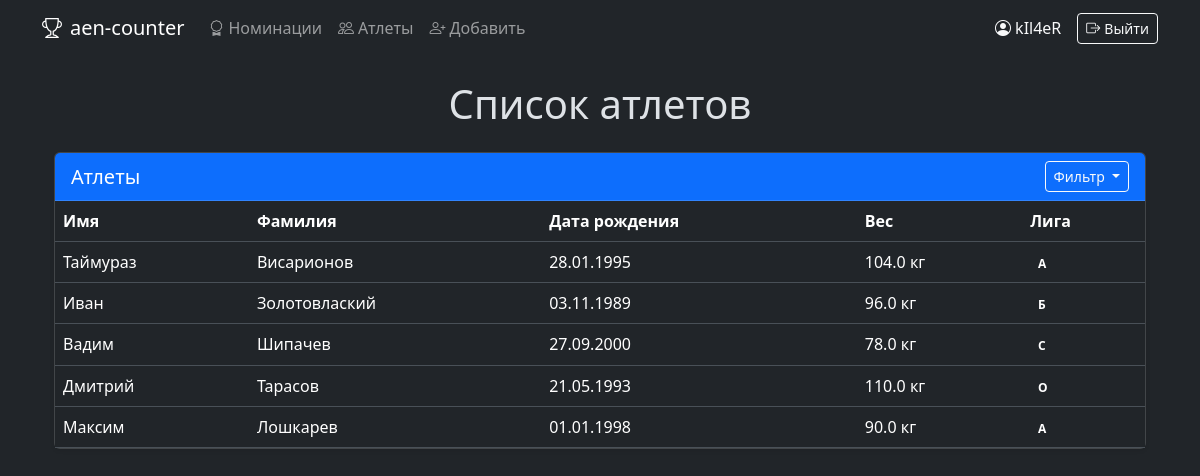
The page /athlets (signed in) on the database its author committed.
### data/users.py (models this page shows, shortened)
class User(SqlAlchemyBase, UserMixin):
    __tablename__ = 'users'
    id = sa.Column(sa.Integer, primary_key=True, autoincrement=True)
    username = sa.Column(sa.String, nullable=False, unique=True)
    hashed_password = sa.Column(sa.String, nullable=False)

### data/athletes.py (models this page shows)
class Athlete(SqlAlchemyBase):
    __tablename__ = 'athletes'
    id = sa.Column(sa.Integer, primary_key=True, autoincrement=True)
    name = sa.Column(sa.String, nullable=False)
    surname = sa.Column(sa.String, nullable=False)
    birth_date = sa.Column(sa.Date, nullable=False)
    weight = sa.Column(sa.Float)
    league = sa.Column(sa.Integer)

### main.py (the view)
@app.route('/athlets')
@login_required
def athlets():
    db_sess = db_session.create_session()
    sort_by = request.args.get('sort')
    sort_order = request.args.get('order')
    query = db_sess.query(Athlete)
    if sort_by == 'surname':
        if sort_order == 'asc':
            query = query.order_by(Athlete.surname.asc())
        else:
            query = query.order_by(Athlete.surname.desc())
    elif sort_by == 'weight':
        if sort_order == 'asc':
            query = query.order_by(Athlete.weight.asc())
        else:
            query = query.order_by(Athlete.weight.desc())
    elif sort_by == 'league':
        if sort_order == 'asc':
            query = query.order_by(Athlete.league.asc())
        else:
            query = query.order_by(Athlete.league.desc())
    athletes = query.all()
    return render_template('list_athlets.html', athletes=athletes, title='Атлеты')

### data/db_session.py (called while the page is built)
def create_session() -> Session:
    global __factory
    return __factory()

### main.py (called while the page is built)
@login_manager.user_loader
def load_user(user_id):
    db_sess = db_session.create_session()
    return db_sess.query(User).get(user_id)

### templates/list_athlets.html (shortened to what this page needs)
{% extends "base.html" %}
{% block content %}
<div class="container mt-4">
    <h1 class="text-center mb-4">Список атлетов</h1>
    <div class="card shadow-sm">
        <div class="card-header bg-primary text-white">
            <div class="d-flex justify-content-between align-items-center">
                <h5 class="mb-0">Атлеты</h5>
                <div class="dropdown">
                    <button class="btn btn-sm btn-outline-light dropdown-toggle" type="button" id="sortDropdown"
                            data-bs-toggle="dropdown" aria-expanded="false">
                        Фильтр
                    </button>
                </div>
            </div>
        </div>
        <div class="table-responsive">
            <table class="table table-hover mb-0">
                <thead class="thead-light">
                    <tr>
                        <th scope="col" class="text-nowrap">Имя</th>
                        <th scope="col" class="text-nowrap">
                            Фамилия
                        </th>
                        <th scope="col" class="text-nowrap">Дата рождения</th>
                        <th scope="col" class="text-nowrap">
                            Вес
                        </th>
                        <th scope="col" class="text-nowrap">
                            Лига
                        </th>
                    </tr>
                </thead>
                <tbody>
                    {% for athlete in athletes %}
                    <tr>
                        <td>{{ athlete.name }}</td>
                        <td>{{ athlete.surname }}</td>
                        <td>{{ athlete.birth_date.strftime('%d.%m.%Y') }}</td>
                        <td>{{ athlete.weight }} кг</td>
                        <td>
                            <span class="badge
                                {% if athlete.league == 0 %}
                                {% elif athlete.league == 1 %}
                                {% elif athlete.league == 2 %}
                                {% elif athlete.league == 3 %}
                                {% endif %}">
                                {% if athlete.league == 0 %}А
                                {% elif athlete.league == 1 %}Б
                                {% elif athlete.league == 2 %}C
                                {% elif athlete.league == 3 %}О
                                {% endif %}
                            </span>
                        </td>
                    </tr>
                    {% endfor %}
                </tbody>
            </table>
        </div>
    </div>
</div>
{% endblock %}

### templates/base.html (shortened to what this page needs)
<!doctype html>
<html lang="ru" data-bs-theme="dark">
<head>
    <link href="https://cdn.jsdelivr.net/npm/bootstrap@5.3.5/dist/css/bootstrap.min.css" rel="stylesheet"
>
    <link rel="stylesheet" href="https://cdn.jsdelivr.net/npm/bootstrap-icons@1.11.1/font/bootstrap-icons.css">
</head>
<body>
<nav class="navbar navbar-expand-lg bg-dark navbar-dark mb-4">
    <div class="container">
        <a class="navbar-brand" href="/">
            <i class="bi bi-trophy me-2"></i>aen-counter
        </a>
        <div class="collapse navbar-collapse" id="navbarSupportedContent">
            <ul class="navbar-nav me-auto mb-2 mb-lg-0">
                <li class="nav-item">
                    <a class="nav-link" href="/nomination">
                        <i class="bi bi-award me-1"></i>Номинации
                    </a>
                </li>
                <li class="nav-item">
                    <a class="nav-link" href="/athlets">
                        <i class="bi bi-people me-1"></i>Атлеты
                    </a>
                </li>
                <li class="nav-item">
                    <a class="nav-link" href="/add_athlete">
                        <i class="bi bi-person-plus me-1"></i>Добавить
                    </a>
                </li>
            </ul>
            <div class="d-flex gap-2 align-items-center">
                {% if current_user.is_authenticated %}
                    <span class="text-light me-2">
                        <i class="bi bi-person-circle me-1"></i>{{ current_user.username }}
                    </span>
                    <a href="/logout" class="btn btn-outline-light btn-sm">
                        <i class="bi bi-box-arrow-right me-1"></i>Выйти
                    </a>
                {% endif %}
            </div>
        </div>
    </div>
</nav>
<div class="container">
    {% block content %}{% endblock %}
</div>
</body>
</html>

### rows shown on the page
User: username "kIl4eR"
Athlete: name "Таймураз", surname "Висарионов", birth_date "28.01.1995", weight "104.0", league "А"
Athlete: name "Иван", surname "Золотовлаский", birth_date "03.11.1989", weight "96.0", league "Б"
Athlete: name "Вадим", surname "Шипачев", birth_date "27.09.2000", weight "78.0", league "C"
Athlete: name "Дмитрий", surname "Тарасов", birth_date "21.05.1993", weight "110.0", league "О"
Athlete: name "Максим", surname "Лошкарев", birth_date "01.01.1998", weight "90.0", league "А"
